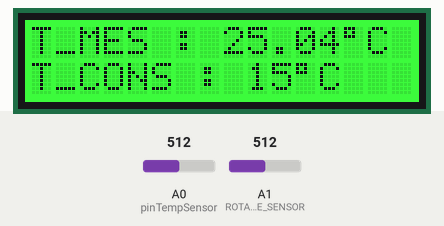
Bench run of a sketch on a simulated Arduino Zero (SAMD21). Parts: 16×2 character LCD. The test bench sets the inputs (shaded band); at power-on: A0 (pinTempSensor) = 512, A1 (ROTARY_ANGLE_SENSOR) = 512. What the sketch prints to the serial monitor is not drawn.

Above: at 1.2 s.
1.3 s: A0 (pinTempSensor) set to 716
At 1.57 s:
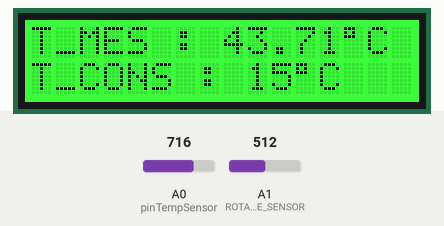
2.8 s: A1 (ROTARY_ANGLE_SENSOR) set to 716
At 3.13 s:
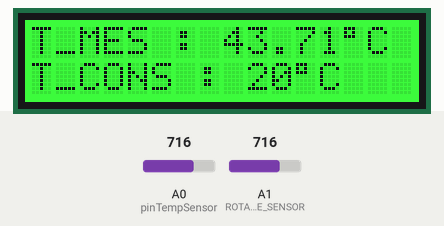
5.8 s: A0 (pinTempSensor) set to 900
At 6.26 s:
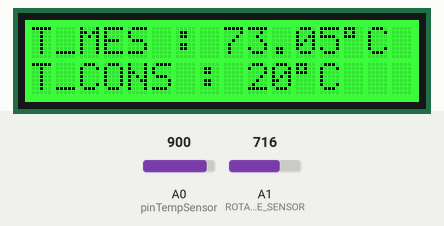
8.8 s: A1 (ROTARY_ANGLE_SENSOR) set to 900
At 9.12 s:
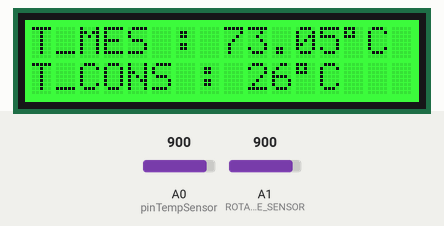
11.8 s: A0 (pinTempSensor) set to 959
At 12.25 s:
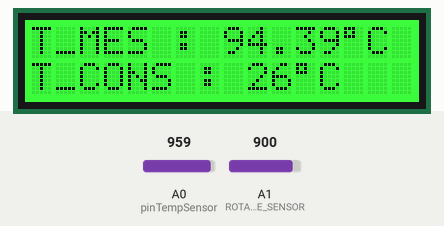
14.8 s: A0 (pinTempSensor) set to 981
At 15.12 s:
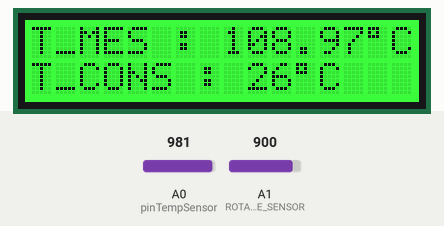

The sketch:

mesure_temperature_rotary.ino
```cpp
/* MISSION:
 *  - Afficher la température sur un écran LCD - Grove - LCD RGB Backlight - Temperature Sensor V1.1/1.2
 *  - Définir une température sur ce même écran lcd - Grove - Rotary angle sensor
 *  --------------------------------
 *  Vincent Marais | 10/01/2022
 *  github: https://github.com/Betawolfy
 *  --------------------------------
 *  NOTES TECHNIQUES:
 *  le Grove - Temperature Sensor V1.1/1.2 doit être branché sur le port A0
 *  le Grove - LCD RGB Backlight doit être connecté sur le port I2C
 *  le Grove - Rotary angle sensor doit être branché sur A1
 */

//ci dessous, les librairies nessesaire pour que le code fonctionne.

// les deux ci-dessous sont natifs dans Arduino (cela veut dire qu'il sont déjà installé).
#include <Wire.h>
#include <math.h>

// La bibliothèque ci-dessous doit être installé: https://github.com/Seeed-Studio/Grove_LCD_RGB_Backlight/archive/master.zip
#include "rgb_lcd.h"

//configuration du Grove - LCD RGB Backlight : dans cette exemple: l'écran sera vert.
rgb_lcd lcd;

const int colorR = 0;
const int colorG = 255;
const int colorB = 0;

//configuration du Temperature Sensor V1.1/1.2 et Rotary angle sensor

const int B = 4275;               //  Valeur B de la thermistance
const int R0 = 100000;            // R0 = 100k
const int pinTempSensor = A0;     // le capteur de thempérature est connecté sur A0
const int ROTARY_ANGLE_SENSOR = A1; // le capteur d'angle est connecté en A1


#if defined(ARDUINO_ARCH_AVR)
#define debug  Serial
#elif defined(ARDUINO_ARCH_SAMD) ||  defined(ARDUINO_ARCH_SAM)
#define debug  SerialUSB
#else
#define debug  Serial
#endif

#define ADC_REF 5 //la tension de référence de l'ADC est de 5v. Si l'interrupteur Vcc sur la carte arduino
                    //la carte arduino passe à 3V3, l'ADC_REF devrait être à 3.3
#define GROVE_VCC 5 // Le voltage en courant continue du grove est normalement de 5V
#define FULL_ANGLE 300 //La valeur totale de l'angle rotatif est de 300 degrés.

void setup() {
// Partie du Temperature Sensor V1.1/1.2

    Serial.begin(9600); //nombre de données par secondes. ici, environ 9500 bytes par secondes.

// Partie du Grove - LCD RGB Backlight
  // définir le nombre de colonnes et de lignes de l'écran LCD (nombre de colonnes, nombres de ligne)
    lcd.begin(16, 2);

    lcd.setRGB(colorR, colorG, colorB);

 // Partie du Grove - Rotary angle sensor
  // on va dire que le Grove - Rotary angle sensor est une entrée (on entre une donnée)

 pinMode(ROTARY_ANGLE_SENSOR, INPUT);
}

void loop() {

//Partie du Temperature Sensor V1.1/1.2
  int a = analogRead(pinTempSensor);

    float R = 1023.0/a-1.0;
    R = R0*R;

    float temperature = 1.0/(log(R/R0)/B+1/298.15)-273.15; // définition de la variable "temperature" via l'opération du code.
    Serial.print("T_MES : ");
    Serial.println(temperature); // la valeur de la température est affiché dans le moniteur série

//Partie du Grove - Rotary angle sensor

 float voltage; // création d'une variable décimale appelé "voltage".
    int sensor_value = analogRead(ROTARY_ANGLE_SENSOR); //création d'une variable entière appelé "sensor_value". celle-ci est égale à l'angle du Grove - Rotary angle sensor
    voltage = (float)sensor_value*ADC_REF/1023;
    int consigne = ((voltage*FULL_ANGLE)/GROVE_VCC)/10; //on calcule la variable consigne. on divise par 10 pour obtenir un résultat uniquement entre 0 et 30

// partie pour le Grove - LCD RGB Backlight
  // placer le curseur à la colonne 0, ligne 1
    // (remarque : la ligne 1 est la deuxième ligne, puisque le comptage commence par 0) :
    lcd.setCursor(0, 0);
    // affichage de la température sous la forme "temp_mes : " <variable> "°" "C"
    lcd.print("T_MES : ");
    lcd.print(temperature);
    lcd.print(char(223));
    lcd.print("C");

//on saute une ligne.
 lcd.setCursor(0, 1);

  // affichage de la température sous la forme "temp_cons : " <variable> "°" "C"
        lcd.print("T_CONS : ");
    lcd.print(consigne);
    lcd.print(char(223));
    lcd.print("C");
    delay(100); // le programme ce répète tout les 100 ms
    lcd.clear();
}
/* code utilisé:
 *  Wikiseeed : https://wiki.seeedstudio.com/Grove-LCD_RGB_Backlight/
 *              https://wiki.seeedstudio.com/Grove-Temperature_Sensor_V1.2/
 *              https://wiki.seeedstudio.com/Grove-Rotary_Angle_Sensor/
 * Travail réalisé pour un TP
 */
```

Measured:
- after the input at 14.8 s, the display: changes after 0.14 s (image 6)
